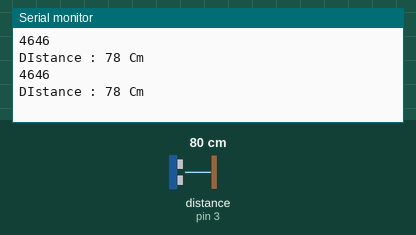
The sketch below on a simulated Arduino Uno, built with avr-gcc and run on an emulated ATmega328P. On the bench: the last lines printed to the serial monitor. Wiring (inferred from the names in the program): ultrasonic range finder: trigger pin 2; echo pin 3. The test bench sets the inputs (shaded band); at power-on: distance to the obstacle (sensor on pin 3) 80 cm. The echo pulse lasts 58.3 µs per cm.

Above: at 1.8 s.
1.9 s: distance to the obstacle (sensor on pin 3) set to 2 cm
At 2.8 s:
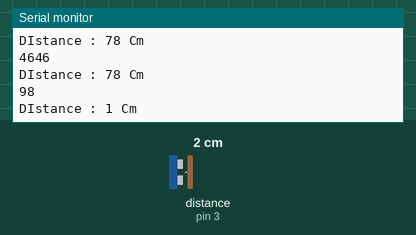
3.4 s: distance to the obstacle (sensor on pin 3) set to 4 cm
At 4.6 s:
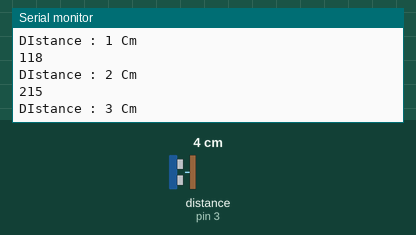
Timing chart, 0 to 6.4 s (numbered marks = the images above; inputs shaded):
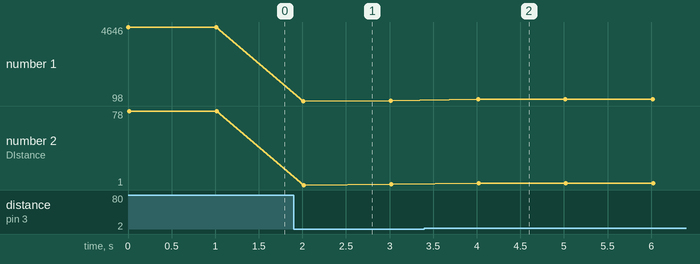

The sketch:

Sonar.ino
```cpp
# define TRIG 2 //트리거핀은 2
# define ECHO 3 //받는 곳은 3

void setup() {
  // put your setup code here, to run once:
  Serial.begin(9600);

  pinMode(TRIG, OUTPUT);
//   pinMode(ECHO,INPUT);

}

void loop() {
  // put your main code here, to run repeatedly:
  long duration, distance;

  digitalWrite(TRIG, LOW);
  delayMicroseconds(2);
  digitalWrite(TRIG, HIGH);
  delayMicroseconds(10);
  digitalWrite(TRIG, LOW);
  duration = pulseIn (ECHO, HIGH);

  //34000*초음파가 물체로 부터 반사되어 돌아오는시간 /1000000 / 2(왕복값이아니라 편도값이기때문에 나누기2를 해줍니다.)
 //초음파센서의 거리값이 위 계산값과 동일하게 Cm로 환산되는 계산공식 입니다. 수식이 간단해지도록 적용했습니다.
  distance = duration * 17 / 1000;
  //PC모니터로 초음파 거리값을 확인 하는 코드 입니다.
  Serial.println(duration ); //초음파가 반사되어 돌아오는 시간을 보여줍니다.
  Serial.print("\nDIstance : ");
  Serial.print(distance); //측정된 물체로부터 거리값(cm값)을 보여줍니다.
  Serial.println(" Cm");
  delay(1000); //1초마다 측정값을 보여줍니다
}
```

Measured:
- after the input at 1.9 s, the serial monitor: prints a new line after 0.11 s (image 1)
- after the input at 3.4 s, the serial monitor: prints a new line after 0.61 s (image 2)
- plotted number 1: 4646 → 118 after the input at 1.9 s, 118 → 215 after the input at 3.4 s
- plotted number 2: 78 → 2 after the input at 1.9 s, 2 → 3 after the input at 3.4 s
